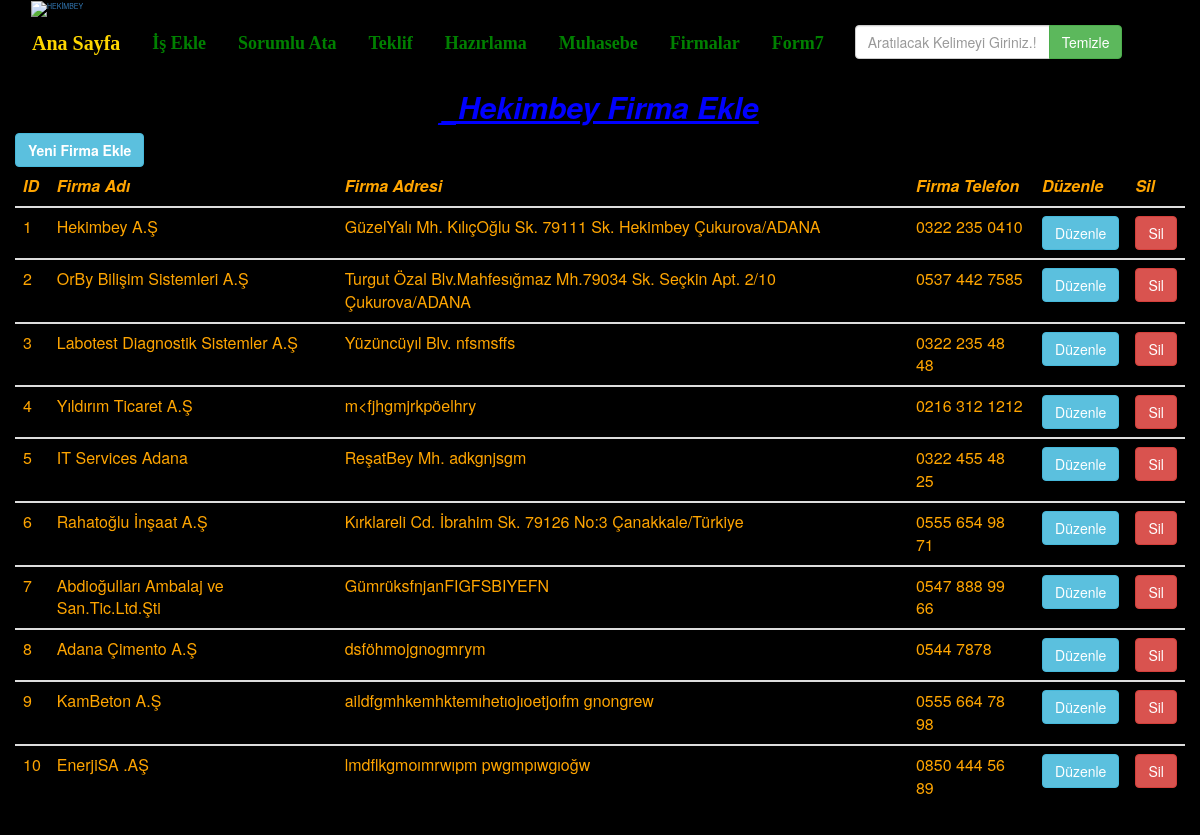
/form6/ (signed in), run on the app's committed database.
### Firmalar/models.py (models this page shows, shortened)
class Firmalar(models.Model):
    firma_adi=models.CharField(max_length=75,verbose_name='Firma Adı')
    firma_adresi=models.CharField(max_length=100,verbose_name='Adres')
    firma_telefon=models.CharField(max_length=30,verbose_name='Telefon Numarası')

### Firmalar/views.py (the view)
# urls.py: url('', views.form6_firmalar, name='Firmalar6'),
def form6_firmalar(request):
    if request.user.is_staff or request.user.is_superuser:
        listele = Firmalar.objects.all().order_by('pk')
    return render(request,'Firmalar/Firmalar.html',{'listele':listele})

### templates/Firmalar/Firmalar.html (shortened to what this page needs)
<html lang="tr">
<head>
  <link rel="stylesheet" href="https://maxcdn.bootstrapcdn.com/bootstrap/3.4.1/css/bootstrap.min.css">
</head>
<body  class="container-fluid">
<nav class="navbar navbar-expand-lg navbar-light bg-light" >
  <div  class="navbar-toggler">
    <div class="collapse navbar-collapse">
      <a class="logo-img-sticky site-logo-img-sticky" href="https://hekimbey.com.tr/">
          <img class="logo-img-sticky site-logo-img-sticky" src="https://hekimbey.com.tr/wp-content/uploads/2016/10/logo.png" alt="HEKİMBEY">
          </a>
    </div>
    <ul class="nav navbar-nav">
        <li><a style = "font-family:tahoma;color:gold;font-size:20 " href="/anasayfa" class="btn btn-dark" role="button"><strong>Ana Sayfa</strong></a></li>
        <li><a style = "font-family:Comic Sans;color:green;font-size:18 " href="/form1" class="btn btn-dark" role="button"><strong>İş Ekle</strong></a></li>
        <li><a style = "font-family:Comic Sans;color:green;font-size:18 " href="/form2"  class="btn btn-dark" role="button"><strong>Sorumlu Ata</strong> </a></li>
        <li><a style = "font-family:Comic Sans;color:green;font-size:18 "  href="/form3"  class="btn btn-dark" role="button"><strong>Teklif</strong> </a></li>
        <li><a style = "font-family:Comic Sans;color:green;font-size:18 " href="/form4"  class="btn btn-dark" role="button"><strong>Hazırlama</strong> </a></li>
        <li><a style = "font-family:Comic Sans;color:green;font-size:18 " href="/form5"  class="btn btn-dark" role="button"><strong>Muhasebe</strong></a></li>
        <li><a style = "font-family:Comic Sans;color:green;font-size:18 " href="/form6"  class="btn btn-dark" role="button"><strong>Firmalar</strong></a></li>
        <li><a style = "font-family:Comic Sans;color:green;font-size:18 " href="/form7"  class="btn btn-dark" role="button"><strong>Form7</strong></a></li>
        <form class="navbar-form navbar-left" role="search" method="GET" action="">
        <div class="input-group">
            <input class="form-control" type="text" name="q" placeholder="Aratılacak Kelimeyi Giriniz.!" id='myInput' onkeyup='searchTable()'>
            <span class="input-group-btn">
                <input class="btn btn-success" type="submit" value="Temizle">
            </span>
        </div>
        </form>
    </ul>
  </div>
</nav>
<h2 align="center" style="color:Blue"><u><i><b>_Hekimbey Firma Ekle</b></i></u></h2>
<form method="POST" action="" enctype="multipart/form-data" >{% csrf_token %}
    <div>
        <a href="{%url 'create6'%}" class="btn btn-info" role="button"><strong style="font-size:20 color:yellow">Yeni Firma Ekle</strong></a><br>
    </div>
        <div style="overflow-x:auto;">
<table class="table table-hover table-dark"  width="75" id='myTable' >
  <thead>
    <tr>
      <th scope="col"><i>ID</i></th>
        <th scope="col"><i>Firma Adı</i></th>
      <th scope="col"><i>Firma Adresi</i></th>
      <th scope="col"><i>Firma Telefon</i></th>
        <th scope="col"><i>Düzenle</i></th>
        <th scope="col"><i>Sil</i></th>
    </tr>
 {% for liste in listele %}
  </thead>
  <tbody>
    <tr>
        <td scope="row" data-model-name="Form1ID">{{liste.id}}</td>
        <td>{{liste.firma_adi}}</td>
        <td>{{liste.firma_adresi}}</td>
        <td>{{liste.firma_telefon}}</td>
        <td><a href="{% url 'update6' liste.id%}" class="btn btn-info" role="button">Düzenle</a></td>
        <td><a href="{% url 'delete6' liste.id%}" class="btn btn-danger" role="button" onclick="return confirmDel();">Sil</a></td>
    </tr>
  {%endfor%}
  </tbody>
</table>
        </div>
</form>
</body>

### templates/Firmalar/Firmalar.html (style rules this page uses)
body { background-color:Black; color:orange;font-size: 7px; }

### data on the page
Firmalar: id "1", firma_adi "Hekimbey A.Ş", firma_adresi "GüzelYalı Mh. KılıçOğlu Sk. 79111 Sk. Hekimbey Çukurova/ADANA", firma_telefon "0322 235 0410"
Firmalar: id "2", firma_adi "OrBy Bilişim Sistemleri A.Ş", firma_adresi "Turgut Özal Blv.Mahfesığmaz Mh.79034 Sk. Seçkin Apt. 2/10 Çukurova/ADANA", firma_telefon "0537 442 7585"
Firmalar: id "3", firma_adi "Labotest Diagnostik Sistemler A.Ş", firma_adresi "Yüzüncüyıl Blv. nfsmsffs", firma_telefon "0322 235 48 48"
Firmalar: id "4", firma_adi "Yıldırım Ticaret A.Ş", firma_adresi "m<fjhgmjrkpöelhry", firma_telefon "0216 312 1212"
Firmalar: id "5", firma_adi "IT Services Adana", firma_adresi "ReşatBey Mh. adkgnjsgm", firma_telefon "0322 455 48 25"
Firmalar: id "6", firma_adi "Rahatoğlu İnşaat A.Ş", firma_adresi "Kırklareli Cd. İbrahim Sk. 79126 No:3 Çanakkale/Türkiye", firma_telefon "0555 654 98 71"
Firmalar: id "7", firma_adi "Abdioğulları Ambalaj ve San.Tic.Ltd.Şti", firma_adresi "GümrüksfnjanFIGFSBIYEFN", firma_telefon "0547 888 99 66"
Firmalar: id "8", firma_adi "Adana Çimento A.Ş", firma_adresi "dsföhmojgnogmrym", firma_telefon "0544 7878"
Firmalar: id "9", firma_adi "KamBeton A.Ş", firma_adresi "aildfgmhkemhktemıhetıojıoetjoıfm gnongrew", firma_telefon "0555 664 78 98"
Firmalar: id "10", firma_adi "EnerjiSA .AŞ", firma_adresi "lmdflkgmoımrwıpm pwgmpıwgıoğw", firma_telefon "0850 444 56 89"
